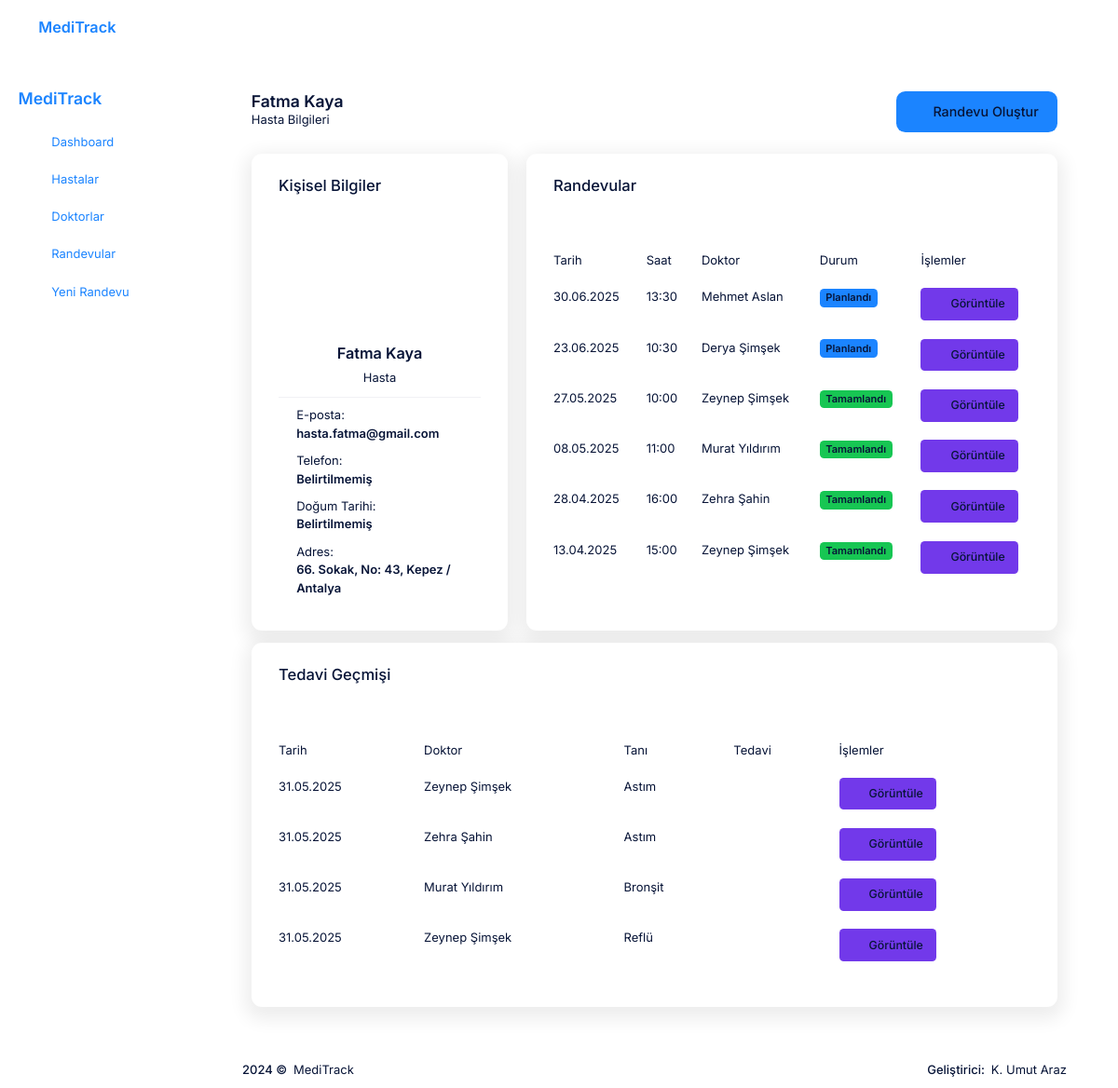
Page /core/patients/21/ (signed in) on the earlier database version.
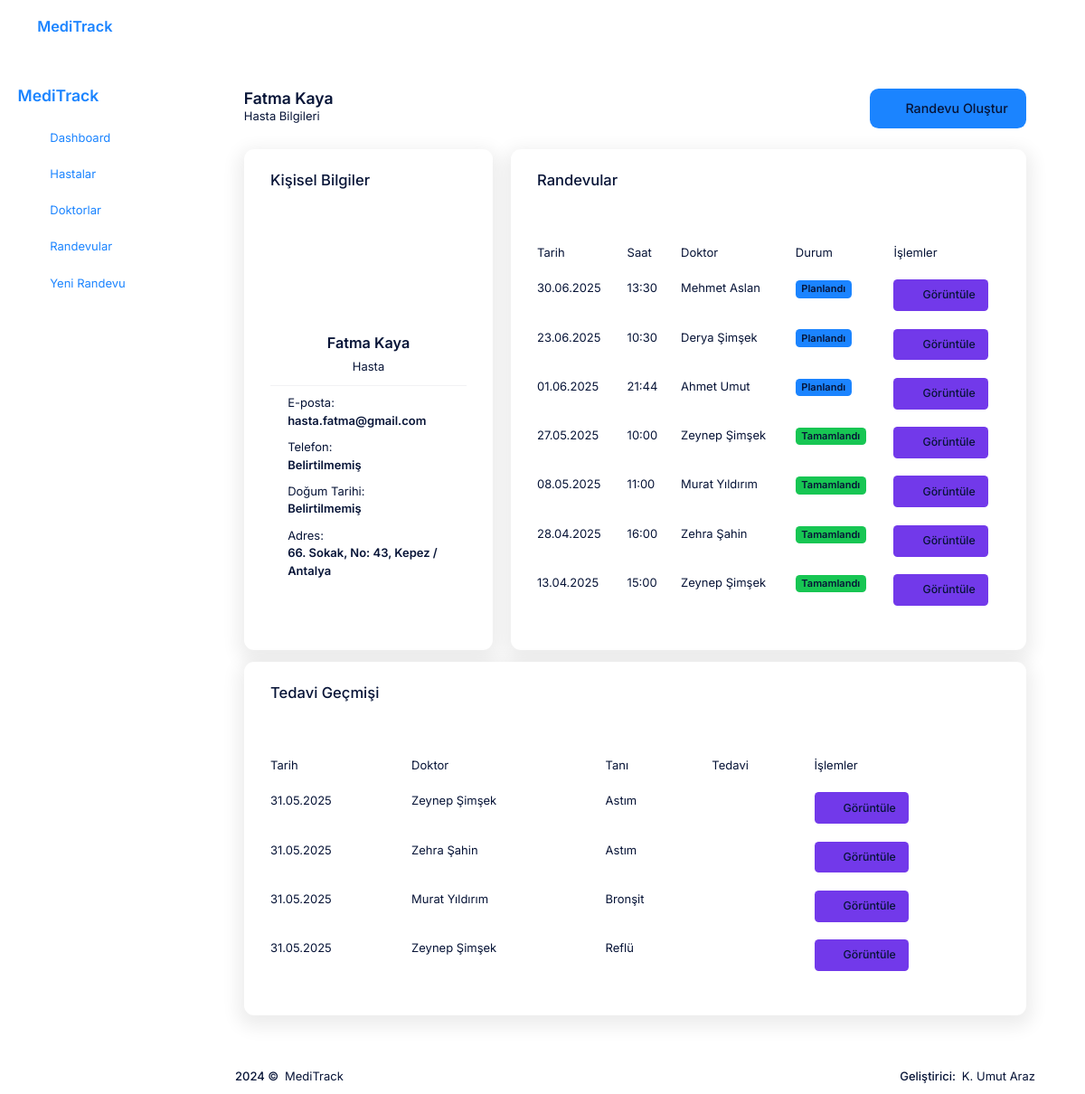
Same page on the later database version.
### appointments/models.py (models this page shows, shortened)
class Appointment(models.Model):
    STATUS_CHOICES = [
        ('planned', _('Planlandı')),
        ('completed', _('Tamamlandı')),
        ('cancelled', _('İptal Edildi')),
    ]
    patient = models.ForeignKey(
        settings.AUTH_USER_MODEL,
        on_delete=models.CASCADE,
        related_name='patient_appointments',
        verbose_name=_('Hasta'),
        limit_choices_to={'user_type': 'patient'}
    )
    doctor = models.ForeignKey(
        settings.AUTH_USER_MODEL,
        on_delete=models.CASCADE,
        related_name='doctor_appointments',
        verbose_name=_('Doktor'),
        limit_choices_to={'user_type': 'doctor'}
    )
    date = models.DateField(
        verbose_name=_('Tarih')
    )
    time = models.TimeField(
        verbose_name=_('Saat')
    )
    description = models.TextField(
        blank=True,
        null=True,
        verbose_name=_('Açıklama')
    )
    status = models.CharField(
        max_length=20,
        choices=STATUS_CHOICES,
        default='planned',
        verbose_name=_('Durum')
    )
    created_at = models.DateTimeField(
        auto_now_add=True,
        verbose_name=_('Oluşturulma Tarihi')
    )
    updated_at = models.DateTimeField(
        auto_now=True,
        verbose_name=_('Güncellenme Tarihi')
    )
    class Meta:
        verbose_name = _('Randevu')
        verbose_name_plural = _('Randevular')
        ordering = ['-date', '-time']

### users/models.py (models this page shows, shortened)
class User(AbstractUser):
    USER_TYPE_CHOICES = [
        ('patient', _('Hasta')),
        ('doctor', _('Doktor')),
        ('receptionist', _('Resepsiyonist')),
        ('admin', _('Admin')),
    ]
    user_type = models.CharField(
        max_length=20,
        choices=USER_TYPE_CHOICES,
        default='patient',
        verbose_name=_('Kullanıcı Tipi')
    )
    specialization = models.CharField(
        max_length=100,
        blank=True,
        null=True,
        verbose_name=_('Uzmanlık Alanı')
    )
    date_of_birth = models.DateField(
        blank=True,
        null=True,
        verbose_name=_('Doğum Tarihi')
    )
    phone_number = models.CharField(
        max_length=20,
        blank=True,
        null=True,
        verbose_name=_('Telefon Numarası')
    )
    address = models.TextField(
        blank=True,
        null=True,
        verbose_name=_('Adres')
    )
    blood_type = models.CharField(
        max_length=10,
        blank=True,
        null=True,
        verbose_name=_('Kan Grubu')
    )
    def is_patient(self):
        return self.user_type == 'patient'
    def is_doctor(self):
        return self.user_type == 'doctor'
    def is_receptionist(self):
        return self.user_type == 'receptionist'
    def is_admin_user(self):
        return self.user_type == 'admin'
    class Meta:
        verbose_name = _('Kullanıcı')
        verbose_name_plural = _('Kullanıcılar')

### treatments/models.py (models this page shows, shortened)
class Treatment(models.Model):
    appointment = models.OneToOneField(
        Appointment,
        on_delete=models.CASCADE,
        related_name='treatment',
        verbose_name=_('Randevu')
    )
    diagnosis = models.TextField(
        verbose_name=_('Teşhis')
    )
    notes = models.TextField(
        blank=True,
        null=True,
        verbose_name=_('Notlar')
    )
    created_at = models.DateTimeField(
        auto_now_add=True,
        verbose_name=_('Oluşturulma Tarihi')
    )
    updated_at = models.DateTimeField(
        auto_now=True,
        verbose_name=_('Güncellenme Tarihi')
    )
    class Meta:
        verbose_name = _('Tedavi')
        verbose_name_plural = _('Tedaviler')
        ordering = ['-created_at']

### core/views.py (the view)
# urls.py: path('patients/<int:pk>/', views.PatientDetailView.as_view(), name='patient-detail'),
class PatientDetailView(LoginRequiredMixin, UserPassesTestMixin, DetailView):
    model = User
    template_name = 'core/patient_detail.html'
    context_object_name = 'patient'
    def test_func(self):
        patient = self.get_object()
        user = self.request.user
        if user.is_patient():
            return patient == user
        if user.is_doctor():
            return Appointment.objects.filter(doctor=user, patient=patient).exists()
        return user.is_receptionist() or user.is_admin_user()
    def get_context_data(self, **kwargs):
        context = super().get_context_data(**kwargs)
        patient = self.get_object()
        appointments = Appointment.objects.filter(patient=patient).order_by('-date', '-time')
        treatments = Treatment.objects.filter(appointment__patient=patient).order_by('-created_at')
        context.update({
            'appointments': appointments,
            'treatments': treatments
        })
        return context

### Templates/core/patient_detail.html (shortened to what the changed rows need)
{% extends 'core/base.html' %}
{% load static %}
{% block content %}
<div class="container py-4">
    <div class="row mb-4">
        <div class="col">
            <h1 class="h3 mb-0">{{ patient.get_full_name }}</h1>
        </div>
    </div>
    <div class="row">
        <div class="col-md-8 mb-4">
            <div class="card shadow h-100">
                <div class="card-body">
                    <div class="table-responsive">
                        <table class="table table-hover">
                            <thead>
                                <tr>
                                    <th>Tarih</th>
                                    <th>Saat</th>
                                    <th>Doktor</th>
                                    <th>Durum</th>
                                    <th>İşlemler</th>
                                </tr>
                            </thead>
                            <tbody>
                                {% if appointments %}
                                    {% for appointment in appointments %}
                                        <tr>
                                            <td>{{ appointment.date|date:"d.m.Y" }}</td>
                                            <td>{{ appointment.time|time:"H:i" }}</td>
                                            <td>{{ appointment.doctor.get_full_name }}</td>
                                            <td>
                                                {% if appointment.status == 'planned' %}
                                                    <span class="badge bg-primary">Planlandı</span>
                                                {% elif appointment.status == 'completed' %}
                                                    <span class="badge bg-success">Tamamlandı</span>
                                                {% elif appointment.status == 'cancelled' %}
                                                    <span class="badge bg-danger">İptal Edildi</span>
                                                {% endif %}
                                            </td>
                                            <td>
                                                <a href="{% url 'appointment-detail' appointment.id %}" class="btn btn-sm btn-info">
                                                    <i class="fas fa-eye"></i> Görüntüle
                                                </a>
                                            </td>
                                        </tr>
                                    {% endfor %}
                                {% else %}
                                    <tr>
                                        <td colspan="5" class="text-center">Randevu bulunamadı.</td>
                                    </tr>
                                {% endif %}
                            </tbody>
                        </table>
                    </div>
                </div>
            </div>
        </div>
    </div>
    <div class="row">
        <div class="col-12">
            <div class="card shadow">
                <div class="card-body">
                    <div class="table-responsive">
                        <table class="table table-hover">
                            <thead>
                                <tr>
                                    <th>Tarih</th>
                                    <th>Doktor</th>
                                    <th>Tanı</th>
                                    <th>Tedavi</th>
                                    <th>İşlemler</th>
                                </tr>
                            </thead>
                            <tbody>
                                {% if treatments %}
                                    {% for treatment in treatments %}
                                        <tr>
                                            <td>{{ treatment.created_at|date:"d.m.Y" }}</td>
                                            <td>{{ treatment.appointment.doctor.get_full_name }}</td>
                                            <td>{{ treatment.diagnosis|truncatechars:30 }}</td>
                                            <td>{{ treatment.treatment_plan|truncatechars:30 }}</td>
                                            <td>
                                                <a href="{% url 'treatment-detail' treatment.id %}" class="btn btn-sm btn-info">
                                                    <i class="fas fa-eye"></i> Görüntüle
                                                </a>
                                            </td>
                                        </tr>
                                    {% endfor %}
                                {% else %}
                                    <tr>
                                        <td colspan="5" class="text-center">Tedavi geçmişi bulunamadı.</td>
                                    </tr>
                                {% endif %}
                            </tbody>
                        </table>
                    </div>
                </div>
            </div>
        </div>
    </div>
</div>
{% endblock %}

Differences in the rows shown:
added Appointment: date "01.06.2025", time "21:44", doctor.get_full_name "Ahmet Umut", status "Planlandı"
